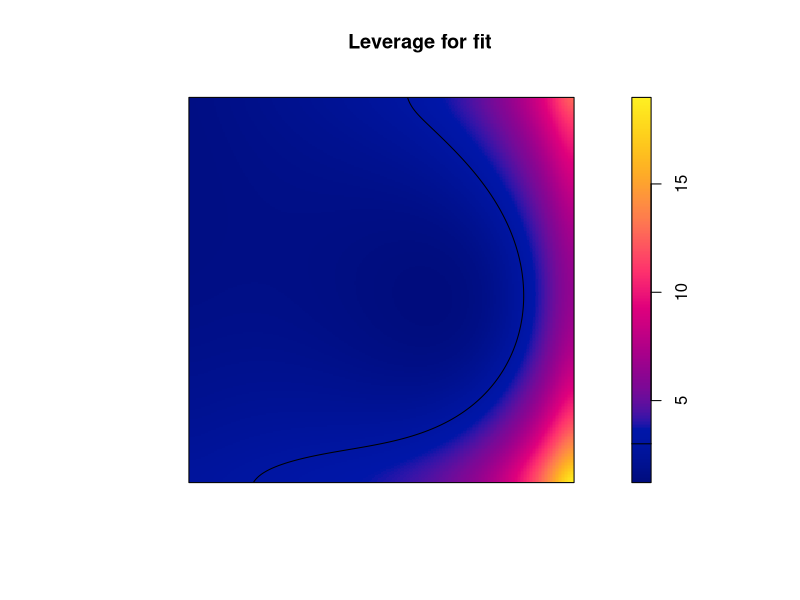

Here is the R script that generated this plot:
library(spatstat)


### Name: leverage.ppm
### Title: Leverage Measure for Spatial Point Process Model
### Aliases: leverage leverage.ppm
### Keywords: spatial models

### ** Examples

   X <- rpoispp(function(x,y) { exp(3+3*x) })
   fit <- ppm(X ~x+y)
   plot(le <- leverage(fit))
   mean(le)
